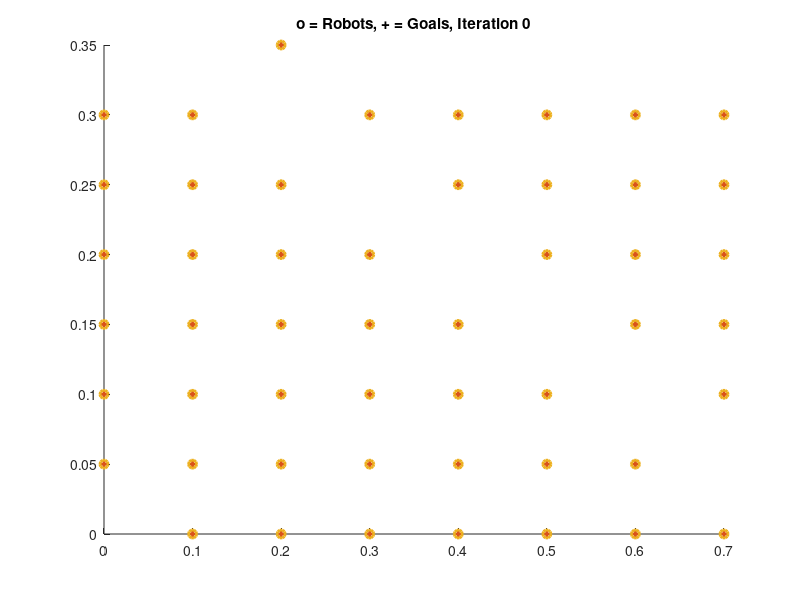

This figure's MATLAB source: (Note: this script raises an error after producing the figure.)
function [Px, Py] = lloydsAlgorithm(Px,Py, crs, numIterations, showPlot)
% LLOYDSALGORITHM runs Lloyd's algorithm on the particles at xy positions 
% (Px,Py) within the boundary polygon crs for numIterations iterations
% showPlot = true will display the results graphically.  
% 
% Lloyd's algorithm starts with an initial distribution of samples or
% points and consists of repeatedly executing one relaxation step:
%   1.  The Voronoi diagram of all the points is computed.
%   2.  Each cell of the Voronoi diagram is integrated and the centroid is computed.
%   3.  Each point is then moved to the centroid of its Voronoi cell.
%
% Inspired by http://www.mathworks.com/matlabcentral/fileexchange/34428-voronoilimit
% Requires the Polybool function of the mapping toolbox to run.
%
% Run with no input to see example.  To initialize a square with 50 robots 
% in left middle, run:
%lloydsAlgorithm(0.01*rand(50,1),zeros(50,1)+1/2, [0,0;0,1;1,1;1,0], 200, true)
%
% Made by: Aaron Becker, atbecker@uh.edu
% Modified by: Eleonore Jacquemet

%To run the simulation:
% lloydsAlgorithm([2;10*rand(7,1)],[4;5*rand(7,1)], [0,0;0,1;1,1;1,0], 100, true)


close all
format compact

% initialize random generator in repeatable fashion
sd = 20;
rng(sd)

xrange = 10;  %region size
yrange = 5;
n = 7;

% Define the environment you want, by default map 3 is a convex bounded
% environment. 

map = 3;


if map == 3
    crs = [ 0, 0;    
            0, yrange;
            xrange, yrange;
            xrange, 0];
end

% Non convex environment
% a world with a narrow passage

if map == 2
    crs = [ 0, 0;   
            0, yrange;
            1/3*xrange, yrange;
            1/3*xrange, 2/3*yrange;
            2/3*xrange, 2/3*yrange;
            2/3*xrange, 2/3*yrange;
            2/3*xrange, yrange;
            xrange, yrange;
            xrange, 0;
            2/3*xrange, 0;
            2/3*xrange, 1/3*yrange;
            1/3*xrange, 1/3*yrange;
            1/3*xrange, 0];
end

% Non convex environment
% a world with a narrow passage
if map == 1
    crs = [ 0, 0;    
            0, yrange;
            1/3*xrange, yrange;  
            1/3*xrange, 1/4*yrange;
            2/3*xrange, 1/4*yrange;
            2/3*xrange, yrange;
            xrange, yrange;
            xrange, 0];
end
    
  
% Px = [5;0.1*rand(n,1)*xrange]; % place n  robots randomly
% Py = [3;0.1*rand(n,1)*yrange];


if nargin < 1   % demo mode
    showPlot = true;
    numIterations  = 200;
    xrange = 10;  %region size
    yrange = 5;
    n = 50; %number of robots  (changing the number of robots is interesting)

% Generate and Place  n stationary robots
    Px = 0.01*mod(1:n,ceil(sqrt(n)))'*xrange; %start the robots in a small grid
    Py = 0.01*floor((1:n)/sqrt(n))'*yrange;

    for i = 1:numel(Px)  
        while ~inpolygon(Px(i),Py(i),crs(:,1),crs(:,2))% ensure robots are inside the boundary
            Px(i) = rand(1,1)*xrange; 
            Py(i) = rand(1,1)*yrange;
        end
    end
else
    xrange = max(crs(:,1));
    yrange = max(crs(:,2));
    n = numel(Px); %number of robots  
end


%%%%%%%%%%%%%%%%%%%%%%%% VISUALIZATION %%%%%%%%%%%%%%%%%%%%%%%%%%%%%%%%%%%%
if showPlot
    verCellHandle = zeros(n,1);
    cellColors = hot(n);
    for i = 1:numel(Px) % color according to
        verCellHandle(i)  = patch(Px(i),Py(i),cellColors(i,:)); % use color i  -- no robot assigned yet
        hold on
    end
    pathHandle = zeros(n,1);    
    %numHandle = zeros(n,1);    
    for i = 1:numel(Px) % color according to
        pathHandle(i)  = plot(Px(i),Py(i),'-','color',cellColors(i,:)*.8);
    %    numHandle(i) = text(Px(i),Py(i),num2str(i));
    end
    goalHandle = plot(Px,Py,'+','linewidth',2);
    currHandle = plot(Px,Py,'o','linewidth',2);
    titleHandle = title(['o = Robots, + = Goals, Iteration ', num2str(0)]);
end
%%%%%%%%%%%%%%%%%%%%%%%% END VISUALIZATION %%%%%%%%%%%%%%%%%%%%%%%%%%%%%%%%

% Iteratively Apply LLYOD's Algorithm
for counter = 1:numIterations

    %[v,c]=VoronoiLimit(Px,Py, crs, false);
    [v,c]=VoronoiBounded(Px,Py, crs);
    
    if showPlot
        set(currHandle,'XData',Px,'YData',Py);%plot current position
        for i = 1:numel(Px) % color according to
            xD = [get(pathHandle(i),'XData'),Px(i)];
            yD = [get(pathHandle(i),'YData'),Py(i)];
            set(pathHandle(i),'XData',xD,'YData',yD);%plot path position
     %       set(numHandle(i),'Position',[ Px(i),Py(i)]);
        end 
    end
    
    for i = 1:numel(c) %calculate the centroid of each cell
       
        [cx,cy, neighbors] = PolyCentroid(v(c{i},1),v(c{i},2),v(c{1},1),v(c{1},2));
        
        % Evador dynamics
        if i==1
            maximum = 0;
            idx = 0; 
            xvertices = v(c{1},1);
            yvertices = v(c{1},2)
            for j=1:numel(v(c{1},1))
                
                distance = norm([Px(1)-xvertices(j); Py(1)-yvertices(j)]);
                
                if distance > maximum  
                    maximum = distance;
                    idx = j;
                end
                
            end
            if inpolygon(xvertices(idx),yvertices(idx),crs(:,1),crs(:,2))
                cx = xvertices(idx);
                cy = yvertices(idx);
            end
        end
        
        cx = min(xrange,max(0, cx));
        cy = min(yrange,max(0, cy));
        
        % dynamics for evador neighbors
        if ~isnan(cx) && inpolygon(cx,cy,crs(:,1),crs(:,2))           
            m = (Py(i) - cy)/(Px(i)-cx);
            Px_prev = Px(i);
            
            % Module pursuers speed
            dmax = 0.5;
            
            % Module evadors speed
            if i == 1
                dmax = 0.9;
            end  
            
            Px_new = sign(cx - Px_prev)*dmax/sqrt(1+m^2)+ Px_prev;
            Py_new = m*(Px_new-Px_prev) + Py(i);
            if dmax < norm([Px(i) - cx; Py(i) - cy])
                Px(i) = Px_new;
                Py(i) = Py_new;
            
            else
                Px(i) = cx;
                Py(i) = cy;
            end
        end
    end
    
    if showPlot
        for i = 2:numel(c) % update Voronoi cells
            set(verCellHandle(i), 'XData',v(c{i},1),'YData',v(c{i},2));
        end

        set(titleHandle,'string',['o = Robots, + = Goals, Iteration ', num2str(counter,'%3d')]);
        set(goalHandle,'XData',Px,'YData',Py);%plot goal position
        
        axis equal
        axis([0,xrange,0,yrange]);
        drawnow
        if mod(counter,1) ==0
%             pause
            pause(0.1)
        end
    end
    
    physical_robot = false;
    if physical_robot == true
        for robot = 2:numel(Px)
            capture = 0.2;
            if norm([Px(1)-Px(j); Py(1)-Py(j)]) < capture
                break
            end
        end
    end
end

function [Cx,Cy, neighbors] = PolyCentroid(X,Y,X0,Y0)
% POLYCENTROID returns the coordinates for the centroid of polygon with vertices X,Y
% The centroid of a non-self-intersecting closed polygon defined by n vertices (x0,y0), (x1,y1), ..., (xn?1,yn?1) is the point (Cx, Cy), where
% In these formulas, the vertices are assumed to be numbered in order of their occurrence along the polygon's perimeter, and the vertex ( xn, yn ) is assumed to be the same as ( x0, y0 ). Note that if the points are numbered in clockwise order the area A, computed as above, will have a negative sign; but the centroid coordinates will be correct even in this case.http://en.wikipedia.org/wiki/Centroid
% A = polyarea(X,Y)


% Dynamics for the evadors neighbors 
neighbors = false;
vertices = zeros(length(X),2);
vertices(:,1) = X;
vertices(:,2) = Y;
evador = zeros(length(X0),2);
evador(:,1) = X0;
evador(:,2) = Y0;

inter = intersect(vertices, evador, 'rows');
inter;

if size(inter)== [2;2]
    neighbors = true;
    Cx = (inter(1,1)+inter(2,1))/2;
    Cy = (inter(1,2)+inter(2,2))/2;

% Coverage for the other robots
else
    Xa = [X(2:end);X(1)];
    Ya = [Y(2:end);Y(1)];

    A = 1/2*sum(X.*Ya-Xa.*Y); %signed area of the polygon

    Cx = (1/(6*A)*sum((X + Xa).*(X.*Ya-Xa.*Y)));
    Cy = (1/(6*A)*sum((Y + Ya).*(X.*Ya-Xa.*Y)));
end

function [V,C]=VoronoiBounded(x,y, crs)
% VORONOIBOUNDED computes the Voronoi cells about the points (x,y) inside
% the bounding box (a polygon) crs.  If crs is not supplied, an
% axis-aligned box containing (x,y) is used.

bnd=[min(x) max(x) min(y) max(y)]; %data bounds
if nargin < 3
    crs=double([bnd(1) bnd(4);bnd(2) bnd(4);bnd(2) bnd(3);bnd(1) bnd(3);bnd(1) bnd(4)]);
end

rgx = max(crs(:,1))-min(crs(:,1));
rgy = max(crs(:,2))-min(crs(:,2));
rg = max(rgx,rgy);
midx = (max(crs(:,1))+min(crs(:,1)))/2;
midy = (max(crs(:,2))+min(crs(:,2)))/2;

% add 4 additional edges
xA = [x; midx + [0;0;-5*rg;5*rg]];
yA = [y; midy + [-5*rg;+5*rg;0;0]];




[vi,ci]=voronoin([xA,yA]);

% remove the last 4 cells
C = ci(1:end-4);
V = vi;

% add boundaries
% V = [V; crs];


% use Polybool to crop the cells
%Polybool for restriction of polygons to domain.

for ij=1:length(C)
        % thanks to http://www.mathworks.com/matlabcentral/fileexchange/34428-voronoilimit
        % first convert the contour coordinate to clockwise order:
        [X2, Y2] = poly2cw(V(C{ij},1),V(C{ij},2));
        [xb, yb] = polybool('intersection',crs(:,1),crs(:,2),X2,Y2);
        ix=nan(1,length(xb));
        for il=1:length(xb)
            if any(V(:,1)==xb(il)) && any(V(:,2)==yb(il))
                ix1=find(V(:,1)==xb(il));
                ix2=find(V(:,2)==yb(il));
                for ib=1:length(ix1)
                    if any(ix1(ib)==ix2)
                        ix(il)=ix1(ib);
                    end
                end
                if isnan(ix(il))==1
                    lv=length(V);
                    V(lv+1,1)=xb(il);
                    V(lv+1,2)=yb(il);
                    ix(il)=lv+1;
                end
            else
                lv=length(V);
                V(lv+1,1)=xb(il);
                V(lv+1,2)=yb(il);
                ix(il)=lv+1;
            end
        end
        C{ij}=ix;
   
end

%% Variant simulations

% Simulation 1: pursuers direct go to goals with fixed evadors
% Make sure you have these lines:
% line 170 : for i = 2:numel(c) %calculate the centroid of each cell
% line 214 : if false %dmax < norm([Px(i) - cx; Py(i) - cy])

% To run the simulation
% lloydsAlgorithm([2;2*rand(5,1)],[2.5;2*rand(5,1)], [0,0;0,1;1,1;1,0], 10, true)

% Simulation 2 : pursuers with maximum speeds with fixed evadors
% Make sure you have these lines:
% line 170 : for i = 2:numel(c) %calculate the centroid of each cell
% line 214 : if dmax < norm([Px(i) - cx; Py(i) - cy])

% To run the simulation
% lloydsAlgorithm([5;10*rand(5,1)],[2;7*rand(5,1)], [0,0;0,1;1,1;1,0], 13, true)

% Simulation 3 : same with evadors moving
% Make sure you have these lines
% line 170 : for i = 1:numel(c) %calculate the centroid of each cell
% line 179 : if i==0
% line 211 : if i == 0

% To run the simulation: 
% lloydsAlgorithm([5;10*rand(5,1)],[2;7*rand(5,1)], [0,0;0,1;1,1;1,0], 9, true)

% Simulation 3 : same with evadors trying to escape with same speed
% lloydsAlgorithm([5;10*rand(5,1)],[2;7*rand(5,1)], [0,0;0,1;1,1;1,0], 13, true)
% line 170 : for i = 1:numel(c) %calculate the centroid of each cell
% line 179 : if i==1
% line 211 : if i == 1
% Make sure you put the same speed for the escaper and the pursuers line
% 215 and 218

